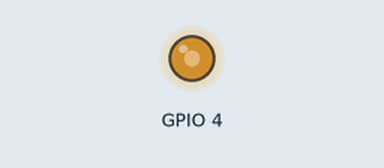
Bench run of a sketch on a simulated ESP32. Parts: output pins drawn as LEDs (lit = HIGH). What the sketch prints to the serial monitor is not drawn.

Above: at 0.05 s.
At 4.0 s:
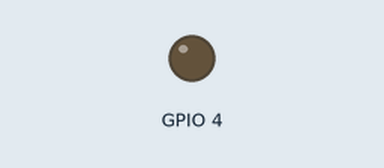
Timing chart, 0 to 5.2 s (numbered marks = the images above):
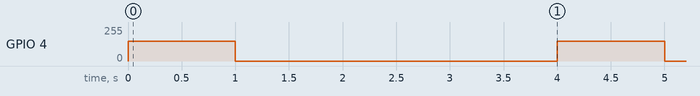

Measured:
- by itself, GPIO 4: alternates 149/255 for 1.0 s and 0/255 for 3.0 s

The sketch:

test_vibration_motor_pwm_func_with_lib.ino
```cpp
#include <Vibration_motor.h>

void setup()
{
  Serial.begin(115200);

  initVibrationMotor();
  Serial.print("Vibration Motor Init");
}


void loop()
{
  Serial.println("Vibration d'une sec toutes les 3 sec");
  setVibration(150, 1000, 3000);

}
```
